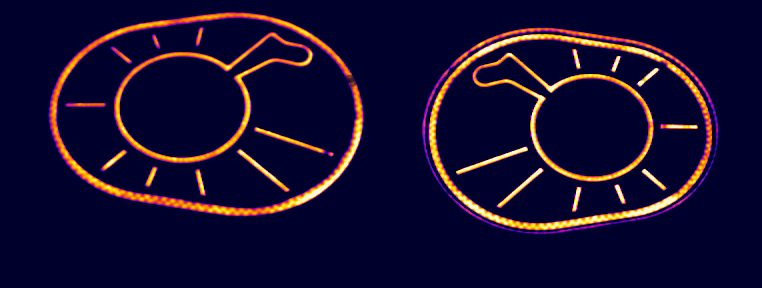
#> input picture ir_image_loader/cache_input.tiff, 762 x 288 px; its folder holds only this picture in this run
$ python -i preprocess.py   (imports and definitions only)
#> lines starting #> are read from the running program, lines starting #| are printed output that depends on the picture
from PIL import Image, ImageStat
import numpy as np
import glob
import os
import pickle
from sklearn.model_selection import train_test_split


filepath 	= '/media/ankit/ampkit/metric_space/xxx/good/'
res_folder 	= '/media/ankit/ampkit/metric_space/precon_data/io'

def crop_2_halves(filepath):
#> called with filepath = 'cache_input.tiff'
	im = Image.open(filepath) # open the image file
#> im is the input picture: PIL image 762x288 RGB; mean R, G, B 22.7, 12.8, 49
	im.seek(0) # getting the IR image
	im_copy = im.copy()

	# change to RGB image
	im_copy = im_copy.convert('RGB')
	r,g,b = im_copy.split()
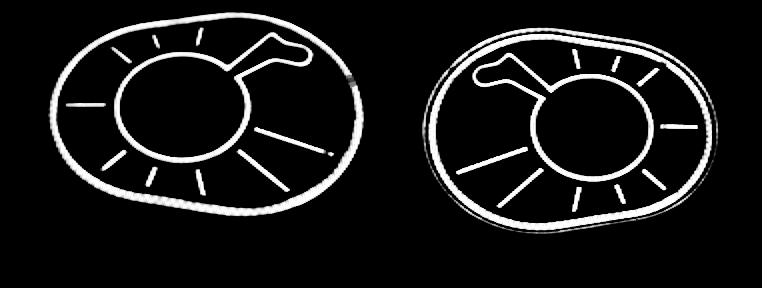
#> r: PIL image 762x288 L; min 0, max 255, mean 22.7
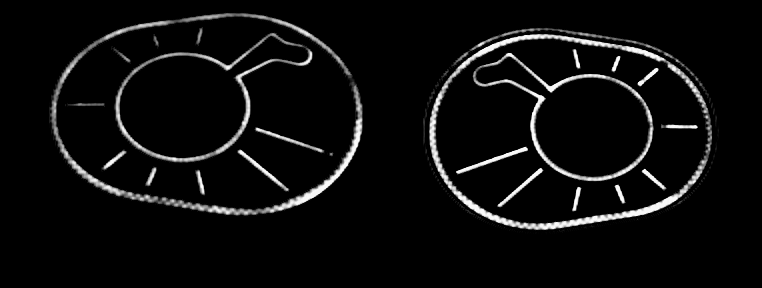
#> g: PIL image 762x288 L; min 0, max 255, mean 12.8
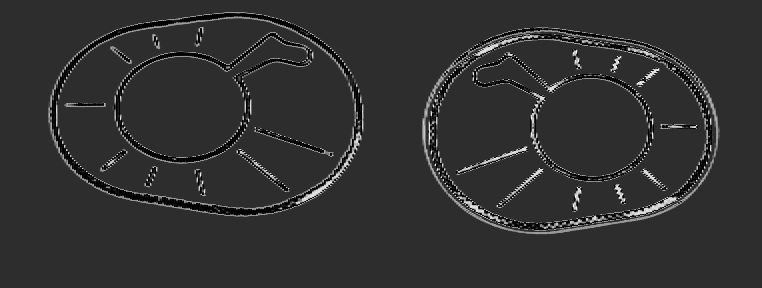
#> b: PIL image 762x288 L; min 0, max 255, mean 49

	b = np.array(b)
	b[b==np.median(b)] = 0
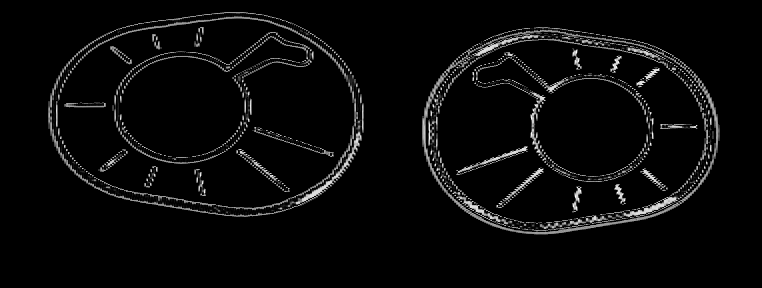
#> b: shape (288, 762); min 0, max 255, mean 9.6
	b = Image.fromarray(b)

	im_copy = Image.merge('RGB', (r,g,b))
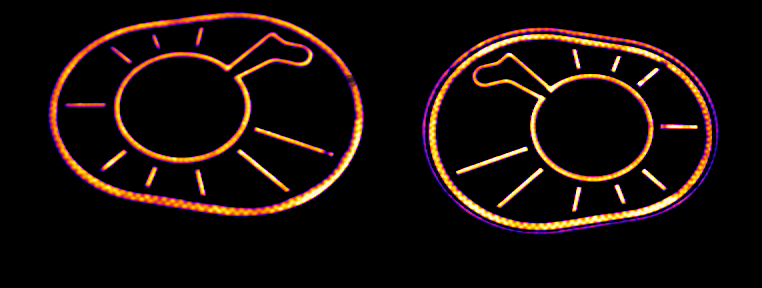
#> im_copy: PIL image 762x288 RGB; mean R, G, B 22.7, 12.8, 9.6

	w,h = im.size
#> w = 762; h = 288
	im1 = im_copy.crop((0,0,w//2,h))
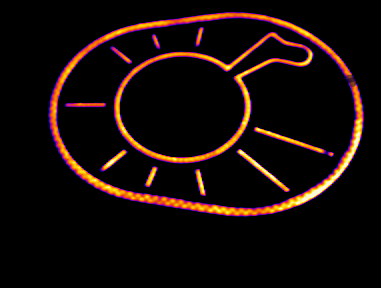
#> im1: PIL image 381x288 RGB; mean R, G, B 22, 11.2, 7.8
	im2 = im_copy.crop((w//2,0,w,h))
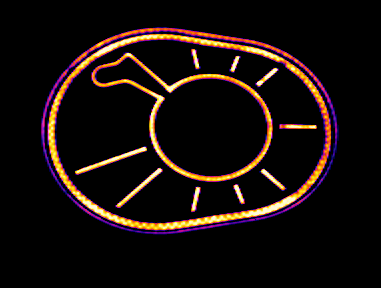
#> im2: PIL image 381x288 RGB; mean R, G, B 23.5, 14.4, 11.4

	stat1 = ImageStat.Stat(im1)
	stat2 = ImageStat.Stat(im2)

	mean_stat = np.array(stat1.mean) + np.array(stat2.mean)
#> mean_stat = [45.44, 25.54, 19.26]
	std_stat = np.array(stat1.stddev) + np.array(stat2.stddev)
#> std_stat = [136.6, 92.03, 69.76]

	return im1, im2, mean_stat, std_stat


image_files = glob.glob(f'{filepath}/*.tiff')
# [1 line that did not run here, left out]

# [3 lines that did not run here, left out]

# [18 lines not run here, left out]

>>> result = crop_2_halves('cache_input.tiff')
